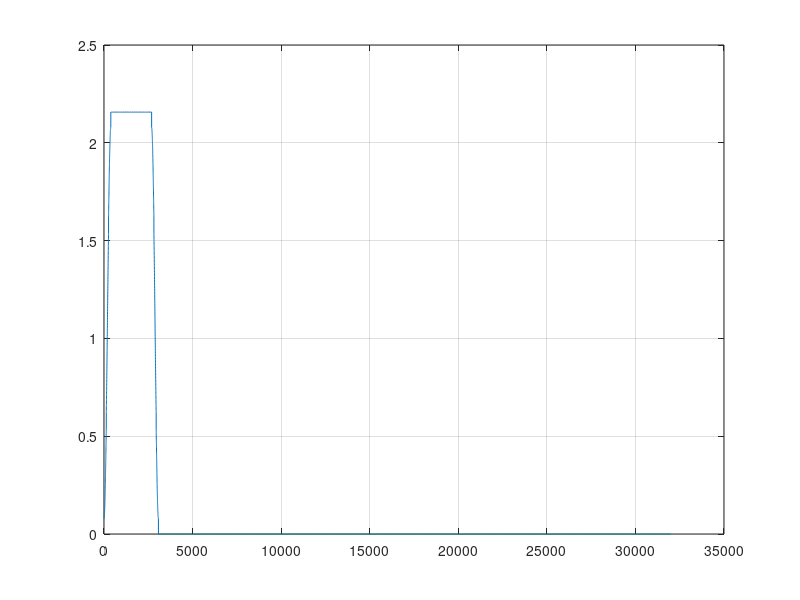

Recreate this plot in MATLAB. (Note: this script raises an error after producing the figure.)
% demostration of time aliasing issue in stft processors
% lixun, 2016

close all; clear all; clc;

fs = 16000;
t = 2;
nsps = fs * t;


nfft = 512;
nhop = nfft / 4;
%% show that hamming window with %75 overlap for COLA condition
x = zeros(nsps, 1);
for k = 0:20
    x = x + [zeros(nhop*k, 1); hamming(nfft); zeros(nsps-nhop*k-nfft,1)];
end
plot(x); grid on;


%% show perfect decompose/reconstruction of white noise
cola = sum(hamming(nfft)) / nhop;

x = rand(nsps, 1) - 0.5;
nu = floor((nsps - nfft) / nhop) * nhop + nfft;
u = buffer(x(1:nu), nfft, nfft - nhop, 'nodelay');

m = size(u, 2);
u = u .* repmat(hamming(nfft), 1, m);

y = zeros(nu,1);
for k = 1:m
    uk = (1/cola) * ifft(fft(u(:,k)));
    y((k-1)*nhop + 1 : (k-1)*nhop + nfft) = y((k-1)*nhop + 1 : (k-1)*nhop + nfft) + uk;
end

%% show low pass filtering of white noise
h = fir1(nfft - 1, 0.25); %freqz(h, 1, 512)
H = fft(h.');

cola = sum(hamming(nfft)) / nhop;
cola = 1.6;

x = rand(nsps, 1) - 0.5;
nu = floor((nsps - nfft) / nhop) * nhop + nfft;
u = buffer(x(1:nu), nfft, nfft - nhop, 'nodelay');

m = size(u, 2);
u = u .* repmat(hamming(nfft), 1, m);

y = zeros(nu,1);
for k = 1:m
    uk = (1/cola) * ifft(H .* fft(u(:,k)));
    y((k-1)*nhop + 1 : (k-1)*nhop + nfft) = y((k-1)*nhop + 1 : (k-1)*nhop + nfft) + uk;
end

pxx = pwelch(x, hamming(nfft));
pyy = pwelch(y, hamming(nfft));
figure; plot(pxx, 'r'); hold on; plot(pyy, 'b--'); grid on;

%% show time-aliasing stft processor in perfect decompose/reconstruct of white nosie
ka = 4;
cola = sum(hamming(nfft*ka)) / nfft;

x = rand(nsps, 1) - 0.5;
nu = floor((nsps - nfft*ka) / nfft) * nfft + nfft*ka;
u = buffer(x(1:nu), nfft*ka, nfft*ka - nfft, 'nodelay');

m = size(u, 2);
u = u .* repmat(hamming(nfft*ka), 1, m);

y = zeros(nu,1);
for k = 1:m
    % add time aliasing here
    ua = reshape(u(:,k), nfft, ka);
    ua = sum(ua, 2) / ka;
    uk = (1/cola) * ifft(fft(ua));
    
    uk = repmat(uk, ka, 1);
    y((k-1)*nfft + 1 : (k-1)*nfft + nfft*ka) = y((k-1)*nfft + 1 : (k-1)*nfft + nfft*ka) + uk;
end

figure; plot(x, 'r'); hold on; plot(y, 'b--'); grid on;